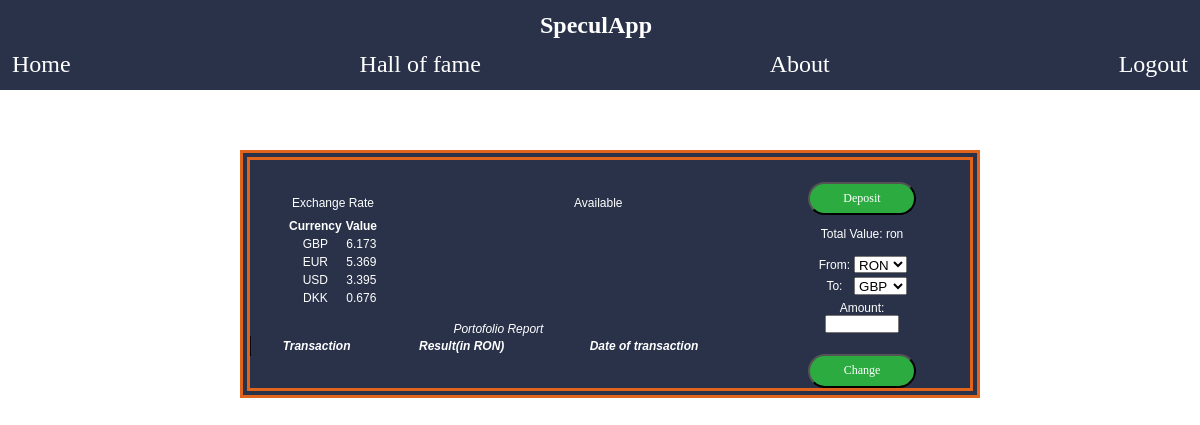
Screenshot of /page/Client.php (signed in) with the database file from the repository.
### tables this page shows
CREATE TABLE `currency` (
  `name` varchar(8) NOT NULL,
  `cur_value` double(10,3) NOT NULL,
  `last_value` double(10,3) NOT NULL,
  `min_value` double(10,3) NOT NULL,
  `max_value` double(10,3) NOT NULL,
  `update_time` int(11) NOT NULL,
  `last_update` datetime NOT NULL
);

### script/include.php (called while the page is built, shortened)
<?php
function get_currency(){
	require('db.php');
	$sql="SELECT * FROM `currency` ORDER BY cur_value DESC;";
	$result=mysqli_query($con,$sql) or die (mysqli_error($con));
	if ($result){
		return $result;
	}
	else return 0;
}
?>

### script/get_cur_names.php (the view, shortened to what this page needs)
<?php
require('db.php');
include_once('include.php');
$result = get_currency();
if (mysqli_num_rows($result)>0){
	while ($row=mysqli_fetch_assoc($result)){ ?>
	<option value="<?php echo $row['name'];?>"><?php echo $row['name'];?></option>
	<?php
	}
}
?>

### script/get_rate.php (shortened to what this page needs)
<?php
require('db.php');
include_once('include.php');
$result = get_currency();
if (mysqli_num_rows($result)>0){
	while ($row=mysqli_fetch_assoc($result)){ ?>
		<tr>
			<td><?php echo $row['name'];?></td>
			<td><?php echo $row['cur_value'];?>
			</td>
		</tr>
	<?php
	}
}
?>

### style/Client.css (style rules this page uses)
body { margin: 0; padding: 0; }

### rows the page displays
currency: name "GBP", cur_value "6.173"
currency: name "EUR", cur_value "5.369"
currency: name "USD", cur_value "3.395"
currency: name "DKK", cur_value "0.676"

### other values shown
form field option2 "GBP"
